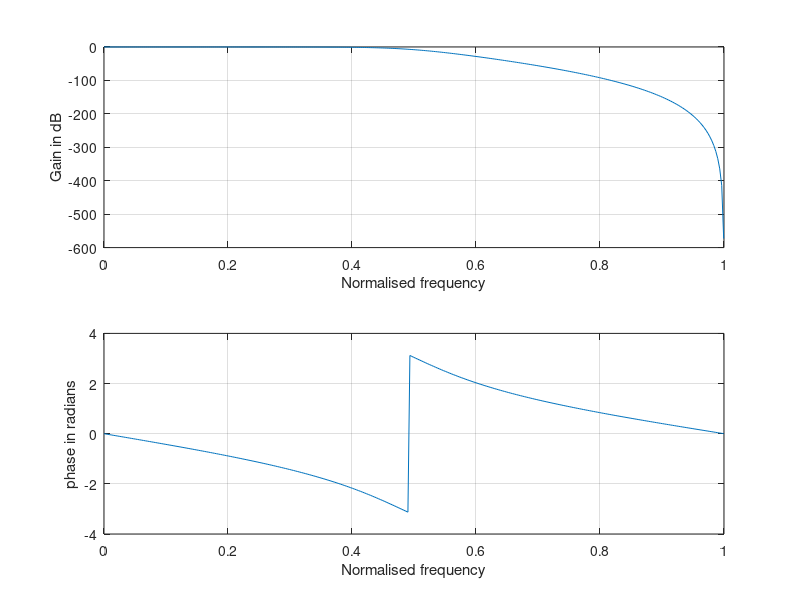

This figure's MATLAB source:
% to design a bitterworth lowpass filter for the specifications
clear all;
alphap = .4 % passband attenuation in dB
alphas = 30; % stopband attenuation in dB
fp = 400; %passband frequency in hz
fs = 800; %stopband frequency in hz
F = 2000; %sampling frequency in hz
omp = 2 * fp / F; 
oms = 2 * fs / F;

% to find cutoff frequency and order of the filter
[n, wn] = buttord(omp, oms, alphap, alphas);
% system function of the filter
[b, a] = butter(n, wn);
w = 0:0.01:pi;
[h, om] = freqz(b, a, w, 'whole');
m = abs(h);
an = angle(h);
subplot(2, 1, 1);
plot(om/pi, 20 * log(m));
grid;
xlabel('Normalised frequency');
ylabel('Gain in dB');
subplot(2, 1, 2);
plot(om / pi, an);
grid;
ylabel('phase in radians');
xlabel('Normalised frequency');